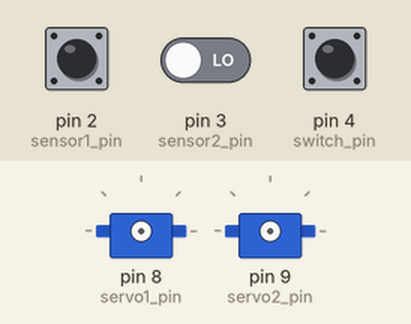
Recording of a sketch running on a simulated Arduino Uno, built with avr-gcc and run on an emulated ATmega328P. On the bench: 2 × servo. Inputs (shaded band) come from the test bench; at power-on: pin 2 (sensor1_pin) LOW, pin 3 (sensor2_pin) LOW, pin 4 (switch_pin) LOW.

Above: at 1.2 s.
1.3 s: pin 2 (sensor1_pin) driven HIGH
At 2.5 s:
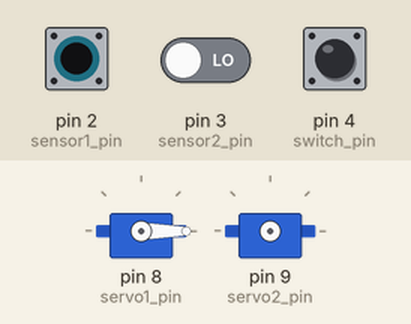
2.9 s: pin 3 (sensor2_pin) driven HIGH
At 4.2 s:
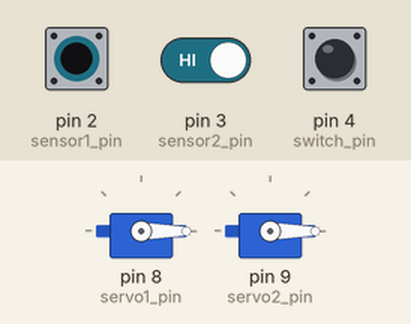
4.5 s: pin 2 (sensor1_pin) pulsed LOW 5 times (0.12 s each, 0.3 s apart)
At 5.8 s:
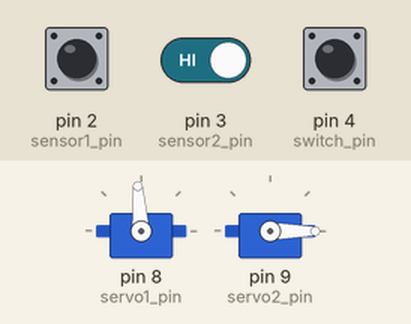
Timing chart, 0 to 7.5 s (numbered marks = the images above; inputs shaded):
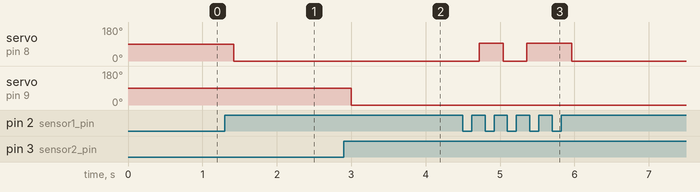

The sketch:

arduino_file.ino
```cpp
/*
   ****************************************************
The program smoothly opens and closes the "eyelids" of the helmet
     individually, depending on the state
     sensors. If the switch is connected to the output
     switch_pin is open then both servos are controlled
     sensor connected to sensor1_pin. Otherwise,
     te, each servo is controlled by its own
     rubbish.

   ****************************************************
*/

#include <Servo.h>

// THE SETTINGS OF THE SKETCH THAT YOU CAN EDIT YOURSELF

const int switch_pin = 4; // switch outlet
const int sensor1_pin = 2; // input number connected to sensor №1
const int sensor2_pin = 3; // input number connected to sensor №2
const int servo1_pin = 8; // the output number for the servo drive №1
const int servo2_pin = 9; // the output number for the servo drive №2
const int servo_angle = 94; // the angle at which the servo will turn
const int rotate_time = 140; // Angle by which the servo will turn The delay time
                             //in milliseconds the servos need to make a full turn
                             //(the smaller, the more responsive and synchronous
                             //the system is, but if you set it too low, the servos
                             // will not make a full angle turn in time).


// ****************************************************

Servo servo1;
Servo servo2;
boolean servo1_cmd = true;
boolean servo2_cmd = true;
boolean servo1_direction = false;
boolean servo2_direction = false;
int switch_state;

void setup()
{
  pinMode(sensor1_pin, INPUT);
  pinMode(sensor2_pin, INPUT);
  pinMode(switch_pin, INPUT);
}

void loop()
{
  switch_state = digitalRead(switch_pin);

  if (switch_state == HIGH){
    if (digitalRead(sensor1_pin) == HIGH && servo1_cmd){

      servo1.attach(servo1_pin);
      servo2.attach(servo2_pin);
      delay(20);

      if (servo1_direction){
        servo1.write(servo_angle);
        servo2.write(0);
        delay(20);
      }
      else{
        servo1.write(0);
        servo2.write(servo_angle);
        delay(20);
      }

      servo1_direction = !servo1_direction;
      servo1_cmd = false;
    }
  }
  else{
    if (digitalRead(sensor1_pin) == HIGH && servo1_cmd){

      servo1.attach(servo1_pin);
      delay(20);

      if (servo1_direction){
        servo1.write(servo_angle);
        delay(20);
      }
      else{
        servo1.write(0);
        delay(20);
      }

      servo1_direction = !servo1_direction;
      servo1_cmd = false;
    }

    if (digitalRead(sensor2_pin) == HIGH && servo2_cmd){

      servo2.attach(servo2_pin);
      delay(20);

      if (servo2_direction){
        servo2.write(servo_angle);
        delay(20);
      }
      else{
        servo2.write(0);
        delay(20);
      }

      servo2_direction = !servo2_direction;
      servo2_cmd = false;
    }
  }

  if (digitalRead(sensor1_pin) == LOW && !servo1_cmd){
    servo1_cmd = true;
    }
  if (digitalRead(sensor2_pin) == LOW && !servo2_cmd){
    servo2_cmd = true;
    }

  delay(rotate_time);

  if (servo1.attached()){
    servo1.detach();
  }
  if (servo2.attached()){
    servo2.detach();
  }
}
```

Measured:
- after the input at 1.3 s, servo on pin 8 (servo1_pin): 90° → 0° after 0.12 s
- after the input at 2.9 s, servo on pin 9 (servo2_pin): 90° → 0° after 0.10 s
- after the input at 4.5 s, servo on pin 8 (servo1_pin): 0° → 94° after 0.22 s, → 0° 0.32 s later, → 94° 0.32 s later, → 0° 0.60 s later
